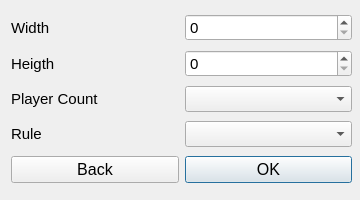
<?xml version="1.0" encoding="UTF-8"?>
<ui version="4.0">
 <class>NewGameWindow</class>
 <widget class="QDialog" name="NewGameWindow">
  <property name="geometry">
   <rect>
    <x>0</x>
    <y>0</y>
    <width>360</width>
    <height>200</height>
   </rect>
  </property>
  <property name="minimumSize">
   <size>
    <width>360</width>
    <height>200</height>
   </size>
  </property>
  <property name="maximumSize">
   <size>
    <width>360</width>
    <height>200</height>
   </size>
  </property>
  <property name="windowTitle">
   <string>Dialog</string>
  </property>
  <widget class="QWidget" name="">
   <property name="geometry">
    <rect>
     <x>11</x>
     <y>11</y>
     <width>341</width>
     <height>175</height>
    </rect>
   </property>
   <layout class="QGridLayout" name="gridLayout">
    <item row="0" column="0">
     <widget class="QLabel" name="label">
      <property name="font">
       <font>
        <pointsize>11</pointsize>
       </font>
      </property>
      <property name="text">
       <string>Width</string>
      </property>
     </widget>
    </item>
    <item row="0" column="1">
     <widget class="QSpinBox" name="widthSpinBox">
      <property name="font">
       <font>
        <pointsize>11</pointsize>
       </font>
      </property>
     </widget>
    </item>
    <item row="1" column="0">
     <widget class="QLabel" name="label_2">
      <property name="font">
       <font>
        <pointsize>11</pointsize>
       </font>
      </property>
      <property name="text">
       <string>Heigth</string>
      </property>
     </widget>
    </item>
    <item row="1" column="1">
     <widget class="QSpinBox" name="heightSpinBox">
      <property name="font">
       <font>
        <pointsize>11</pointsize>
       </font>
      </property>
     </widget>
    </item>
    <item row="2" column="0">
     <widget class="QLabel" name="label_3">
      <property name="font">
       <font>
        <pointsize>11</pointsize>
       </font>
      </property>
      <property name="text">
       <string>Player Count</string>
      </property>
     </widget>
    </item>
    <item row="2" column="1">
     <widget class="QComboBox" name="playerComboBox">
      <property name="font">
       <font>
        <pointsize>11</pointsize>
       </font>
      </property>
     </widget>
    </item>
    <item row="3" column="0">
     <widget class="QLabel" name="label_4">
      <property name="font">
       <font>
        <pointsize>11</pointsize>
       </font>
      </property>
      <property name="text">
       <string>Rule</string>
      </property>
     </widget>
    </item>
    <item row="3" column="1">
     <widget class="QComboBox" name="ruleComboBox">
      <property name="font">
       <font>
        <pointsize>11</pointsize>
       </font>
      </property>
     </widget>
    </item>
    <item row="4" column="0">
     <widget class="QPushButton" name="closeButton">
      <property name="font">
       <font>
        <pointsize>12</pointsize>
       </font>
      </property>
      <property name="text">
       <string>Back</string>
      </property>
      <property name="default">
       <bool>true</bool>
      </property>
      <property name="flat">
       <bool>false</bool>
      </property>
     </widget>
    </item>
    <item row="4" column="1">
     <widget class="QPushButton" name="okButton">
      <property name="font">
       <font>
        <pointsize>12</pointsize>
       </font>
      </property>
      <property name="text">
       <string>OK</string>
      </property>
      <property name="default">
       <bool>true</bool>
      </property>
      <property name="flat">
       <bool>false</bool>
      </property>
     </widget>
    </item>
   </layout>
  </widget>
 </widget>
 <resources/>
 <connections/>
</ui>
